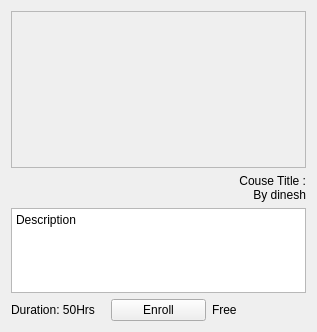
<?xml version="1.0" encoding="UTF-8"?>
<ui version="4.0">
 <class>Course</class>
 <widget class="QWidget" name="Course">
  <property name="geometry">
   <rect>
    <x>0</x>
    <y>0</y>
    <width>317</width>
    <height>332</height>
   </rect>
  </property>
  <property name="windowTitle">
   <string>Form</string>
  </property>
  <layout class="QGridLayout" name="gridLayout">
   <item row="3" column="0" colspan="3">
    <widget class="QTextEdit" name="textEdit_Description">
     <property name="html">
      <string>&lt;!DOCTYPE HTML PUBLIC &quot;-//W3C//DTD HTML 4.0//EN&quot; &quot;http://www.w3.org/TR/REC-html40/strict.dtd&quot;&gt;
&lt;html&gt;&lt;head&gt;&lt;meta name=&quot;qrichtext&quot; content=&quot;1&quot; /&gt;&lt;style type=&quot;text/css&quot;&gt;
p, li { white-space: pre-wrap; }
&lt;/style&gt;&lt;/head&gt;&lt;body style=&quot; font-family:'Noto Sans'; font-size:9pt; font-weight:400; font-style:normal;&quot;&gt;
&lt;p style=&quot; margin-top:0px; margin-bottom:0px; margin-left:0px; margin-right:0px; -qt-block-indent:0; text-indent:0px;&quot;&gt;Description&lt;/p&gt;&lt;/body&gt;&lt;/html&gt;</string>
     </property>
    </widget>
   </item>
   <item row="4" column="2">
    <widget class="QLabel" name="course_fee">
     <property name="text">
      <string>Free</string>
     </property>
    </widget>
   </item>
   <item row="4" column="1">
    <widget class="QPushButton" name="pb_enroll">
     <property name="text">
      <string>Enroll</string>
     </property>
    </widget>
   </item>
   <item row="0" column="0" colspan="3">
    <widget class="QFrame" name="frame">
     <property name="minimumSize">
      <size>
       <width>0</width>
       <height>157</height>
      </size>
     </property>
     <property name="frameShape">
      <enum>QFrame::StyledPanel</enum>
     </property>
     <property name="frameShadow">
      <enum>QFrame::Raised</enum>
     </property>
    </widget>
   </item>
   <item row="4" column="0">
    <widget class="QLabel" name="Duration">
     <property name="text">
      <string>Duration: 50Hrs</string>
     </property>
    </widget>
   </item>
   <item row="2" column="0" colspan="3">
    <widget class="QLabel" name="CouseTitle_Author">
     <property name="text">
      <string>Couse Title :
 By dinesh</string>
     </property>
     <property name="alignment">
      <set>Qt::AlignRight|Qt::AlignTrailing|Qt::AlignVCenter</set>
     </property>
    </widget>
   </item>
  </layout>
 </widget>
 <resources/>
 <connections/>
</ui>
